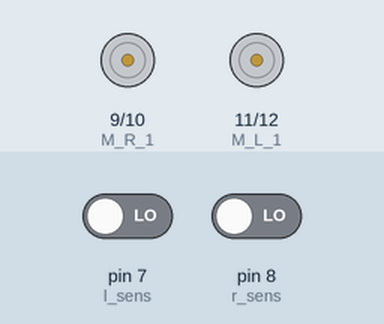
This sketch was run on a simulated Arduino Uno, built with avr-gcc and run on an emulated ATmega328P. Parts: motor-driver pin pairs drawn as motors (green arrow = first pin HIGH = forward, orange = second pin HIGH = backward, longer = more drive). Inputs (shaded band) come from the test bench; at power-on: pin 7 (l_sens) LOW, pin 8 (r_sens) LOW.

Above: at 1.2 s.
1.3 s: pin 7 (l_sens) driven HIGH
At 1.8 s:
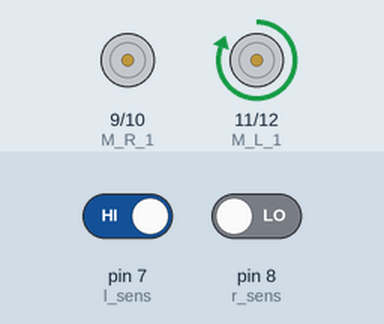
2.8 s: pin 8 (r_sens) driven HIGH
At 4.0 s:
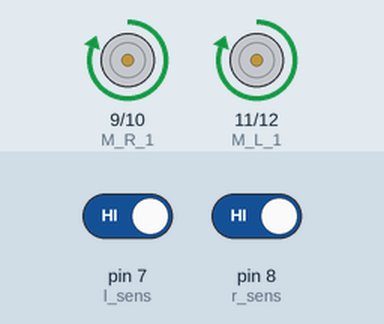
4.3 s: pin 7 (l_sens) driven LOW
At 5.3 s:
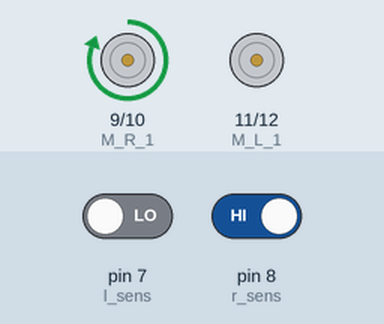
Timing chart, 0 to 7.3 s (numbered marks = the images above; inputs shaded):
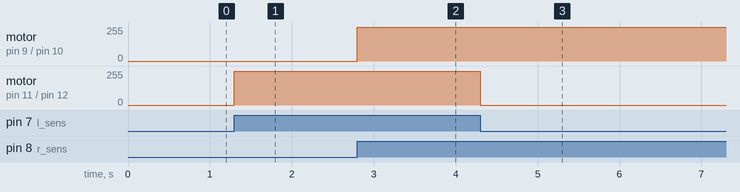

Measured:
- after the input at 1.3 s, motor on pin 11 (M_L_1) / pin 12 (M_L_2): stopped → forward 255/255 at once
- after the input at 2.8 s, motor on pin 9 (M_R_1) / pin 10 (M_R_2): stopped → forward 255/255 at once
- after the input at 4.3 s, motor on pin 11 (M_L_1) / pin 12 (M_L_2): forward 255/255 → stopped at once

The sketch:

Black_LFR.ino
```cpp
int M_R_1 = 9;    //right motor wire 1
int M_R_2 = 10;   //right motor wire 2
int M_L_1 = 11;   //left motor wire 1
int M_L_2 = 12;   //left motor wire 2

int l_sens = 7;
int r_sens = 8;

void setup()
{ //define 4 pins of motors as output
  pinMode(M_R_1, OUTPUT);
  pinMode(M_R_2, OUTPUT);
  pinMode(M_L_1, OUTPUT);
  pinMode(M_L_2, OUTPUT);
  // ir sensors as input
  pinMode(l_sens, INPUT);
  pinMode(r_sens, INPUT);

}

void loop()
{
  int L_data = digitalRead(l_sens);
  int R_data = digitalRead(r_sens);

  if (L_data == 1 & R_data == 1 )
  {
    //forward
    digitalWrite(M_L_1, 1);
    digitalWrite(M_L_2, 0);
    digitalWrite(M_R_1, 1);
    digitalWrite(M_R_2, 0);
  }
  else if (L_data == 1 && R_data == 0)
  {
    //right
    digitalWrite(M_L_1, 1);
    digitalWrite(M_L_2, 0);
    digitalWrite(M_R_1, 0);
    digitalWrite(M_R_2, 0);
  }
  else if (L_data == 0 && R_data == 1)
  {
    //left
    digitalWrite(M_L_1, 0);
    digitalWrite(M_L_2, 0);
    digitalWrite(M_R_1, 1);
    digitalWrite(M_R_2, 0);
  }
}
```
